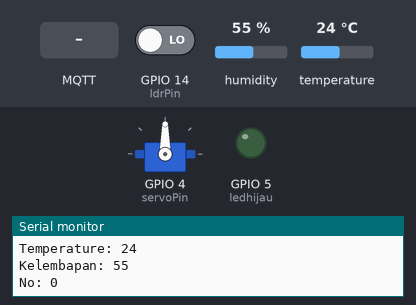
Simulated run of this sketch. Board: ESP8266 (Wemos D1 mini). Parts: servo, output pins drawn as LEDs (lit = HIGH), the last lines printed to the serial monitor. The inputs (shaded band) are chosen by the test bench; at power-on: GPIO 14 (ldrPin) LOW, humidity 55 %, temperature 24 °C. WiFi joins after 1.5 s; servers stay silent unless stated; no MQTT or app messages arrive unless stated.

Above: at 2.7 s.
2.8 s: MQTT message "m" arrives on the first subscribed topic
At 4.2 s:
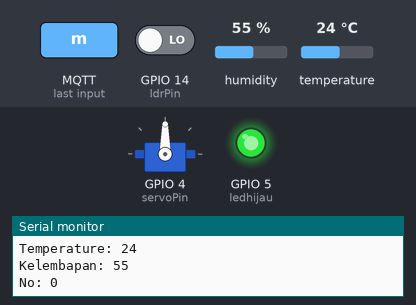
4.5 s: MQTT message "a" arrives on the first subscribed topic
At 5.3 s:
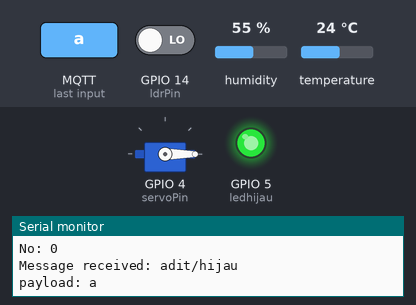
9.7 s: MQTT message "b" arrives on the first subscribed topic
At 10.3 s:
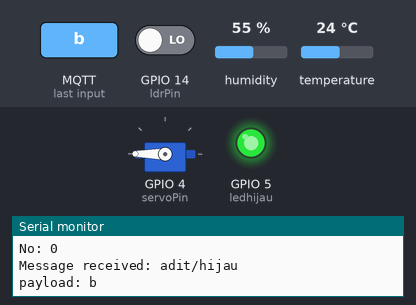
Timing chart, 0 to 14.8 s (numbered marks = the images above; inputs shaded):
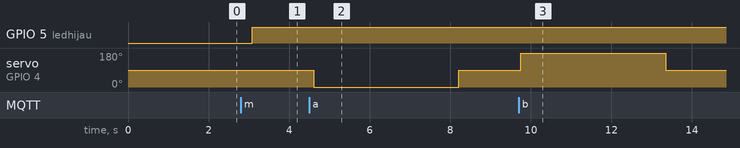

The sketch:

SKIPSI_ADIT.ino
```cpp
#include <PubSubClient.h> //libary wemos

#include <ESP8266WiFi.h>  //library mqtt
#include <Wire.h> //library bawaan
#include <Servo.h> //library motor servo
#include <DHT_U.h> //sensor suhu
#include <DHT.h>
#include "DHT.h"


const char* ssid = "lab iot on the road";
const char* password = "123abc?000";

const char* mqtt_server = "192.168.43.251"; //server
const char* mqtt_user = "adit";
const char* mqtt_password = "skripsi";


WiFiClient espClient; //bawaan mqtt
PubSubClient client(espClient);

#define DHTPIN 2 //D4
#define DHTTYPE DHT11
DHT dht (DHTPIN, DHTTYPE);
const char ledhijau = 5; //pin relay
const char ledmerah = 5; //pin relay
const char servoPin = 4;
const char ldrPin = 14;


#define LED_TOPIC     "adit/hijau" //topic kontrol alat
#define LED_TOPIC2    "adit/merah"
#define LED_TOPIC3    "adit/off"
#define SERVO_TOPIC1   "adit/servo1"
#define SERVO_TOPIC2   "adit/servo2"

Servo Servo1;

long lastMsg = 0;
char msg[20];

void receivedCallback(char* topic, byte* payload, unsigned int length) //perintah control
{
  Serial.print("Message received: ");
  Serial.println(topic);
 // Serial.print("]");
  String payloadtemp;

  Serial.print("payload: ");
  for (int i = 0; i < length; i++) {
    Serial.print((char)payload[i]);
  }
  Serial.println();

  if((char)payload[0] =='h'){
    digitalWrite(ledhijau, HIGH);
    digitalWrite(ledmerah, LOW);
  }if((char)payload[0] == 'm'){
    digitalWrite(ledhijau, LOW);
    digitalWrite(ledmerah, HIGH);
  }if((char)payload[0] == 'a'){
    Servo1.write(-180);
    delay(3600);
    Servo1.write(90);

  }if((char)payload[0] == 'b'){
    Servo1.write(180);
    delay(3600);
    Servo1.write(90);
  }


}


void mqttconnect() {

  while (!client.connected()) {
    Serial.print("MQTT connecting ...");

    String clientId = "ESP32Client";

    if (client.connect(clientId.c_str(), mqtt_user, mqtt_password)) {
      Serial.println("connected");

      client.subscribe(LED_TOPIC);
      client.subscribe(LED_TOPIC2);
      client.subscribe(LED_TOPIC3);
      client.subscribe(SERVO_TOPIC1);
      client.subscribe(SERVO_TOPIC2);
    } else{
      Serial.print("failed, status code =");
      Serial.print(client.state());
      Serial.println("try again in 5 seconds");

      delay(5000);
    }
  }
}

void setup() {
  Serial.begin(115200);
  Serial.println();
  Serial.print("Connecting to ");
  Serial.println(ssid);


  WiFi.begin(ssid, password);

  while (WiFi.status() != WL_CONNECTED) {
    delay(500);
    Serial.print(".");
  }

 dht.begin();
  pinMode (ldrPin,INPUT);
  pinMode(5, OUTPUT);
  pinMode(5, OUTPUT);
  Servo1.attach(servoPin);

  Serial.println("");
  Serial.println("WiFi connected");
  Serial.println("IP address: ");
  Serial.println(WiFi.localIP());


  client.setServer(mqtt_server, 1883);

  client.setCallback(receivedCallback);
}

void loop() {

  if (!client.connected()) {
    mqttconnect();
  }

  client.loop();

   long t = dht.readTemperature(); //variabel baca temperature
  long h = dht.readHumidity(); //variabel baca kelembapan

  Serial.print("Temperature: ");
  Serial.println(t);
  Serial.print("Kelembapan: ");
  Serial.println(h);
   client.publish("adit/temperature", String(t).c_str(), true); //Mengirim data temperature
   client.publish("adit/humidity", String(h).c_str(), true); //Mengirim data kelembapan

  int ldrStatus = digitalRead(ldrPin);
  Serial.print("No: ");
  Serial.println(ldrStatus);
  client.publish("adit/cuaca", String(ldrStatus).c_str(), true);
  delay(500);

 /* if (ldrStatus == 1){
  Servo1.write(-180); //servo nyala
  delay(1800);    //kalibrasi
  Servo1.write(90); //servo mati
  }else{
    Servo1.write(180);
    delay(1800);
    Servo1.write(90);
  } */


  long now = millis();
  if (now - lastMsg > 3000) {
    lastMsg = now;

    }
  }
```

Measured:
- after the input at 2.8 s, GPIO 5 (ledhijau): LOW → HIGH after 0.29 s
- after the input at 4.5 s, servo on GPIO 4 (servoPin): 90° → 0° after 0.11 s, → 90° 3.6 s later
- after the input at 9.7 s, servo on GPIO 4 (servoPin): 90° → 180° at once, → 90° 3.6 s later
